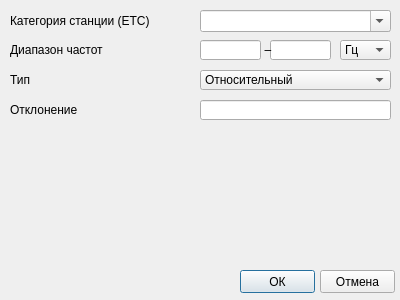
<?xml version="1.0" encoding="UTF-8"?>
<ui version="4.0">
 <class>add_norms</class>
 <widget class="QDialog" name="add_norms">
  <property name="geometry">
   <rect>
    <x>0</x>
    <y>0</y>
    <width>400</width>
    <height>300</height>
   </rect>
  </property>
  <property name="minimumSize">
   <size>
    <width>400</width>
    <height>300</height>
   </size>
  </property>
  <property name="maximumSize">
   <size>
    <width>400</width>
    <height>300</height>
   </size>
  </property>
  <property name="windowTitle">
   <string>Параметры справочника норм 17</string>
  </property>
  <property name="windowIcon">
   <iconset resource="resources.qrc">
    <normaloff>:/res/img/book1.png</normaloff>:/res/img/book1.png</iconset>
  </property>
  <widget class="QLabel" name="label">
   <property name="geometry">
    <rect>
     <x>10</x>
     <y>10</y>
     <width>191</width>
     <height>21</height>
    </rect>
   </property>
   <property name="text">
    <string>Категория станции (ЕТС)</string>
   </property>
  </widget>
  <widget class="QLabel" name="label_2">
   <property name="geometry">
    <rect>
     <x>10</x>
     <y>40</y>
     <width>131</width>
     <height>20</height>
    </rect>
   </property>
   <property name="text">
    <string>Диапазон частот</string>
   </property>
  </widget>
  <widget class="QLineEdit" name="lineEdit_2">
   <property name="geometry">
    <rect>
     <x>200</x>
     <y>40</y>
     <width>61</width>
     <height>20</height>
    </rect>
   </property>
  </widget>
  <widget class="QLabel" name="label_3">
   <property name="geometry">
    <rect>
     <x>10</x>
     <y>100</y>
     <width>191</width>
     <height>20</height>
    </rect>
   </property>
   <property name="text">
    <string>Отклонение</string>
   </property>
  </widget>
  <widget class="QLineEdit" name="lineEdit_3">
   <property name="geometry">
    <rect>
     <x>200</x>
     <y>100</y>
     <width>191</width>
     <height>20</height>
    </rect>
   </property>
  </widget>
  <widget class="QComboBox" name="comboBox">
   <property name="geometry">
    <rect>
     <x>200</x>
     <y>70</y>
     <width>191</width>
     <height>20</height>
    </rect>
   </property>
   <item>
    <property name="text">
     <string>Относительный</string>
    </property>
   </item>
   <item>
    <property name="text">
     <string>Абсолютный</string>
    </property>
   </item>
  </widget>
  <widget class="QLabel" name="label_4">
   <property name="geometry">
    <rect>
     <x>10</x>
     <y>70</y>
     <width>191</width>
     <height>20</height>
    </rect>
   </property>
   <property name="text">
    <string>Тип</string>
   </property>
  </widget>
  <widget class="QPushButton" name="pushButton">
   <property name="geometry">
    <rect>
     <x>240</x>
     <y>270</y>
     <width>75</width>
     <height>23</height>
    </rect>
   </property>
   <property name="text">
    <string>ОК</string>
   </property>
  </widget>
  <widget class="QPushButton" name="pushButton_2">
   <property name="geometry">
    <rect>
     <x>320</x>
     <y>270</y>
     <width>75</width>
     <height>23</height>
    </rect>
   </property>
   <property name="text">
    <string>Отмена</string>
   </property>
  </widget>
  <widget class="QLineEdit" name="lineEdit_4">
   <property name="geometry">
    <rect>
     <x>270</x>
     <y>40</y>
     <width>61</width>
     <height>20</height>
    </rect>
   </property>
  </widget>
  <widget class="QLabel" name="label_5">
   <property name="geometry">
    <rect>
     <x>260</x>
     <y>40</y>
     <width>16</width>
     <height>20</height>
    </rect>
   </property>
   <property name="text">
    <string>–</string>
   </property>
   <property name="alignment">
    <set>Qt::AlignCenter</set>
   </property>
  </widget>
  <widget class="QComboBox" name="comboBox_3">
   <property name="geometry">
    <rect>
     <x>200</x>
     <y>10</y>
     <width>191</width>
     <height>22</height>
    </rect>
   </property>
   <property name="editable">
    <bool>true</bool>
   </property>
  </widget>
  <widget class="QComboBox" name="comboBox_2">
   <property name="geometry">
    <rect>
     <x>340</x>
     <y>40</y>
     <width>51</width>
     <height>20</height>
    </rect>
   </property>
   <item>
    <property name="text">
     <string>Гц</string>
    </property>
   </item>
   <item>
    <property name="text">
     <string>кГц</string>
    </property>
   </item>
   <item>
    <property name="text">
     <string>МГц</string>
    </property>
   </item>
  </widget>
 </widget>
 <resources>
  <include location="resources.qrc"/>
 </resources>
 <connections/>
</ui>
